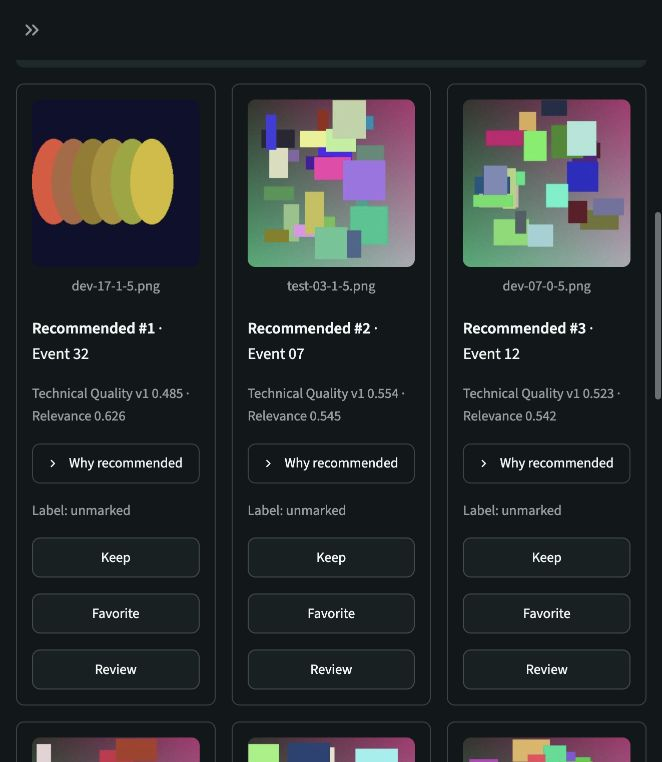
#> input picture benchmarks/phase5-best-photos.jpg, 662 x 762 px
$ python -i similarity.py   (imports and definitions only)
#> lines starting #> are read from the running program, lines starting #| are printed output that depends on the picture
#> further down, picture is the input picture: PIL image 662x762 RGB; mean R, G, B 40.9, 44.5, 46
### src/photocull/provenance.py
"""Relevant numerical/decoder versions participate in analysis cache identity."""

import cv2
import numpy as np
import PIL


def image_runtime():
    return {"pillow": PIL.__version__, "numpy": np.__version__, "opencv": cv2.__version__}

### src/photocull/similarity.py
"""Read-only, path-independent conservative similarity and complete-link grouping."""

import math
import re
from collections import defaultdict
from dataclasses import asdict, dataclass, field
from datetime import datetime
from enum import StrEnum

import numpy as np
from PIL import Image

from photocull.config import DuplicateConfig, parameter_hash
from photocull.hashing import hamming
from photocull.provenance import image_runtime


class Relationship(StrEnum):
    EXACT_DUPLICATE = "EXACT_DUPLICATE"
    NEAR_DUPLICATE = "NEAR_DUPLICATE"
    BURST_GROUP = "BURST_GROUP"
    VISUALLY_SIMILAR = "VISUALLY_SIMILAR"  # Reserved; no semantic classification.


@dataclass
class PhotoFeatures:
    id: str
    fingerprint: str
    sha256: str | None
    width: int
    height: int
    size: int
    hashes: dict
    quality: dict
    capture_time: str | None = None
    capture_timezone: str | None = None
    filesystem_time: str | None = None
    filename: str = ""
    source_versions: dict = field(default_factory=dict)
    verification: tuple | None = field(default=None, repr=False)
    storage_identity: str | None = None
    link_count: int = 1


def verification_from_image(image: Image.Image):
    """Temporary normalized pixels for deterministic verification, no learned encoder/cache."""
    rgb = (
        np.asarray(
            image.convert("RGB").resize((32, 32), Image.Resampling.LANCZOS), dtype=np.float32
        )
        / 255
    )
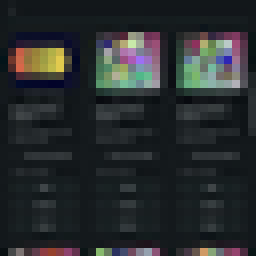
#> rgb: shape (32, 32, 3) float32 (shown 8 times larger); mean R, G, B 0.16, 0.174, 0.18
    gray = np.asarray(
        image.convert("L").resize((32, 32), Image.Resampling.LANCZOS), dtype=np.float32
    )
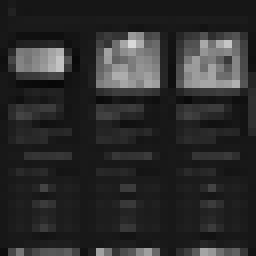
#> gray: shape (32, 32) float32 (shown 8 times larger); min 7, max 216, mean 43.6
    centered = gray.ravel() - gray.mean()
#> centered = 1024 values, max 172.4 at index 176, min -36.62 at index 326, mean 0
    norm = float(np.linalg.norm(centered))
#> norm = 1196.5
    normalized = centered / norm if norm > 1e-6 else np.zeros(1024, dtype=np.float32)
#> normalized = 1024 values, max 0.144 at index 176, min -0.0306 at index 326, mean -4.66e-10
    mean = rgb.mean(axis=(0, 1))
#> mean = [0.16, 0.174, 0.18]
    chroma = mean - mean.mean()
#> chroma = [-0.0114, 0.0027, 0.00871]
    return normalized, chroma


# [25 lines left out: functions timestamp, temporal_evidence, not called in this run]


def pair_key(a, b):
    return tuple(sorted((str(a), str(b))))


def group_signature(members):
    return parameter_hash({"members": sorted((p.id, p.fingerprint) for p in members)})


class BKTree:
    """Metric index over unique pHash values; query radius has no prefix-boundary misses."""

    def __init__(self):
        self.root = None

    # [29 lines left out: functions add, query, not called in this run]


class SimilarityEngine:
    name = "SimilarityEngine"
    version = "duplicates_v1"

    def __init__(self, config: DuplicateConfig):
        self.config = config

    # [324 lines left out: functions parameters, textured, compare, representative, detect, not called in this run]

>>> from PIL import Image
>>> picture = Image.open('../../benchmarks/phase5-best-photos.jpg')
>>> result = verification_from_image(picture)
